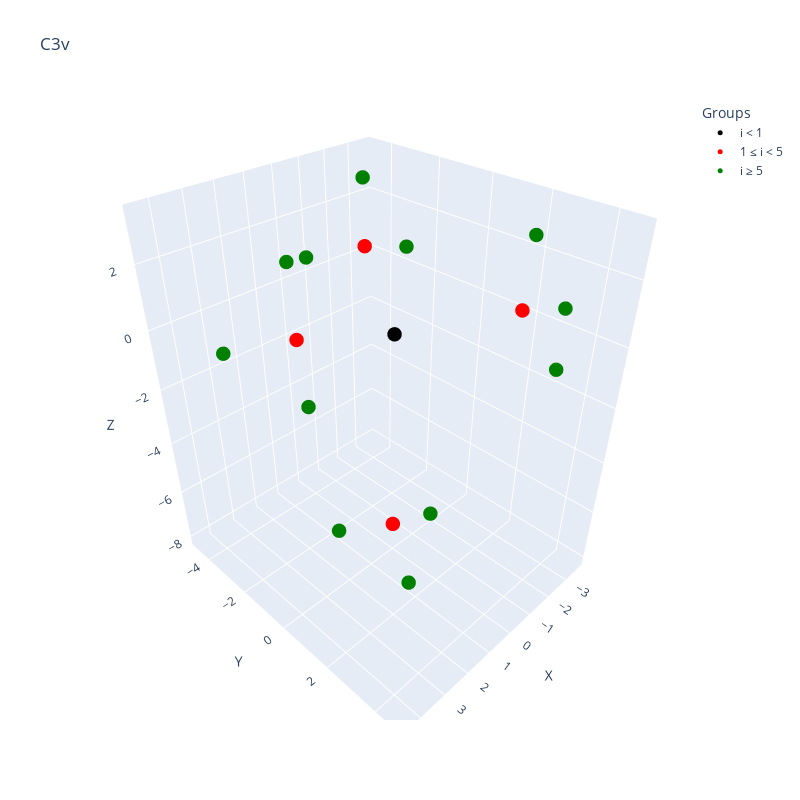

The code cell stored with this chart in its notebook:
### Code cell
import plotly.graph_objects as go

import matplotlib.pyplot as plt
import math
import pandas as pd

def distance(x1,x2):
    summa=0
    for i in range(len(x1)):
        summa += (x2[i]-x1[i])**2
    return math.sqrt(summa)

t = -3.6163116621761056

V = [1.3622586056200833e-23, 1.0564093208707871e-23, 4.021794571567122e-05]

C1 = [-2.174155543459757e-24, -3.0022887108308313e-24, t+-3.6163116621761056]
C2=[-1.7049303940339897, -2.9530260658352963, 1.2060174669474921]
C3=[-1.7049303940339895, 2.9530260658352963, 1.2060174669474921]
C4=[3.4098607880679794, -3.0627755497712127e-16, 1.2060174669474921]

H1=[0.9549348037276577, 1.653995597972118, t+-4.4169159731946674]
H2=[-1.9098696074553145, 1.7482834985164085e-16, t+-4.4169159731946674]
H3=[0.9549348037276573, -1.653995597972118, t+-4.4169159731946674]
H4=[-3.67354413597126, -3.0547888976509676, 0.5715500658404704]
H5=[-1.7636116560911752, -3.0546649931706056, 3.273222176208161]
H6=[-0.8087527205787725, -4.708776992499951, 0.571550065840470]
H7=[-3.67354413597126, 3.0547888976509676, 0.5715500658404704]
H8=[-0.808752720578772, 4.708776992499951, 0.5715500658404704]
H9=[-1.7636116560911745, 3.0546649931706056, 3.273222176208161]
H10=[4.482296856550032, 1.6539880948489796, 0.5715500658404704]
H11=[4.482296856550032, -1.65398809484898, 0.5715500658404704]
H12=[3.5272233121823495, -2.9422135948321774e-16, 3.273222176208161]
atoms = [V, C1, C2, C3, C4, H1, H2, H3, H4, H5, H6, H7, H8, H9, H10, H11, H12]

print(distance(V, C1))
print(distance(C1, H1))


T = 1
data_black = []
data_red = []
data_green = []

# Separate points by color
for i, coords in enumerate(atoms):
    x, y, z = T * coords[0], T * coords[1], T * coords[2]
    if i < 1:
        data_black.append((x, y, z))
    elif i < 5:
        data_red.append((x, y, z))
    else:
        data_green.append((x, y, z))

# Helper function to unpack and plot each group
def scatter_group(coords, color, name):
    xs, ys, zs = zip(*coords) if coords else ([], [], [])
    return go.Scatter3d(
        x=xs, y=ys, z=zs,
        mode='markers',
        marker=dict(size=5, color=color),
        name=name
    )

# Create figure
fig = go.Figure(data=[
    scatter_group(data_black, 'black', 'i < 1'),
    scatter_group(data_red, 'red', '1 ≤ i < 5'),
    scatter_group(data_green, 'green', 'i ≥ 5')
])

fig.update_layout(
    title='C3v',
    scene=dict(
        xaxis_title='X',
        yaxis_title='Y',
        zaxis_title='Z'
    ),
    legend_title="Groups",
    width=800,
    height=800
)

fig.show()

### Figure 1 — Plotly figure (JSON) as saved in the notebook; plotly's stock layout.template omitted (floating-point values rounded to 4 significant figures)
{"data": [{"marker": {"color": "black", "size": 5}, "mode": "markers", "name": "i < 1", "type": "scatter3d", "x": [1.362e-23], "y": [1.056e-23], "z": [4.022e-05]}, {"marker": {"color": "red", "size": 5}, "mode": "markers", "name": "1 ≤ i < 5", "type": "scatter3d", "x": [-2.174e-24, -1.705, -1.705, 3.41], "y": [-3.002e-24, -2.953, 2.953, -3.063e-16], "z": [-7.233, 1.206, 1.206, 1.206]}, {"marker": {"color": "green", "size": 5}, "mode": "markers", "name": "i ≥ 5", "type": "scatter3d", "x": [0.9549, -1.91, 0.9549, -3.674, -1.764, -0.8088, -3.674, -0.8088, -1.764, 4.482, 4.482, 3.527], "y": [1.654, 1.748e-16, -1.654, -3.055, -3.055, -4.709, 3.055, 4.709, 3.055, 1.654, -1.654, -2.942e-16], "z": [-8.033, -8.033, -8.033, 0.5716, 3.273, 0.5716, 0.5716, 0.5716, 3.273, 0.5716, 0.5716, 3.273]}], "layout": {"height": 800, "legend": {"title": {"text": "Groups"}}, "scene": {"xaxis": {"title": {"text": "X"}}, "yaxis": {"title": {"text": "Y"}}, "zaxis": {"title": {"text": "Z"}}}, "title": {"text": "C3v"}, "width": 800}}
